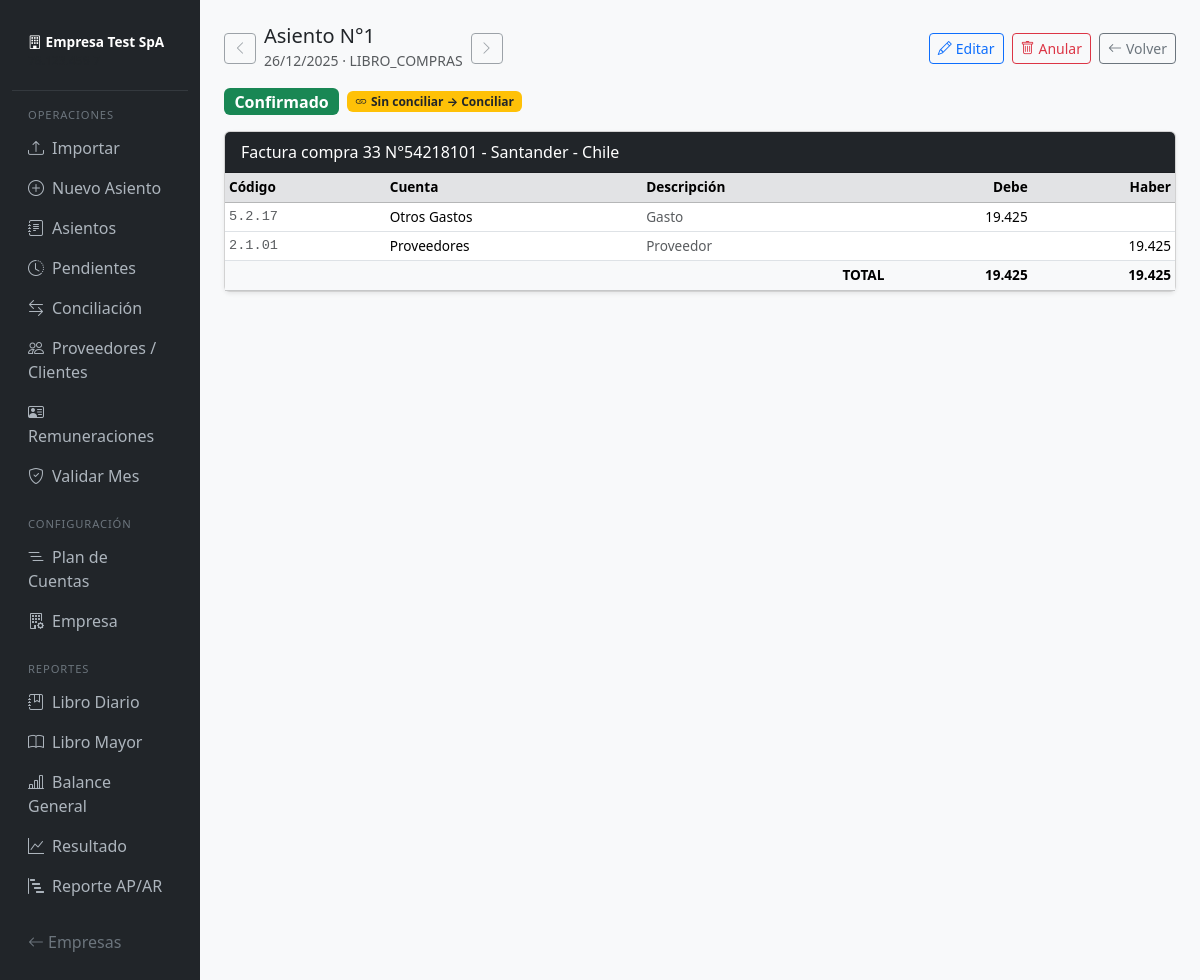
Page /empresa/1/asientos/1 on the committed database.
### models.py (models this page shows, shortened)
class Empresa(db.Model):
    __tablename__ = 'empresas'
    id = db.Column(db.Integer, primary_key=True)
    rut = db.Column(db.String(12), unique=True, nullable=False)
    razon_social = db.Column(db.String(200), nullable=False)
    nombre_fantasia = db.Column(db.String(200))
    giro = db.Column(db.String(300))
    activa = db.Column(db.Boolean, default=True)
    clave_sii = db.Column(db.String(200))   # clave portal SII (opcional)
    cuentas = db.relationship('Cuenta', backref='empresa', lazy='dynamic')
    asientos = db.relationship('Asiento', backref='empresa', lazy='dynamic')
    documentos_sii = db.relationship('DocumentoSII', backref='empresa', lazy='dynamic')
    movimientos_banco = db.relationship('MovimientoBanco', backref='empresa', lazy='dynamic')
    reglas = db.relationship('ReglaClasificacion', backref='empresa', lazy='dynamic')

class Asiento(db.Model):
    __tablename__ = 'asientos'
    id = db.Column(db.Integer, primary_key=True)
    empresa_id = db.Column(db.Integer, db.ForeignKey('empresas.id'), nullable=False)
    fecha = db.Column(db.Date, nullable=False)
    numero = db.Column(db.Integer)
    descripcion = db.Column(db.String(500))
    origen = db.Column(db.String(20), default='MANUAL')
    estado = db.Column(db.String(15), default='BORRADOR')
    creado_en = db.Column(db.DateTime, default=datetime.now)
    lineas = db.relationship('LineaAsiento', backref='asiento', lazy='select',
                             cascade='all, delete-orphan',
                             order_by='LineaAsiento.orden')
    @property
    def total_debe(self):
        return sum(l.debe for l in self.lineas)
    @property
    def total_haber(self):
        return sum(l.haber for l in self.lineas)
    @property
    def cuadrado(self):
        return abs(self.total_debe - self.total_haber) < 1.0

class LineaAsiento(db.Model):
    __tablename__ = 'lineas_asiento'
    id = db.Column(db.Integer, primary_key=True)
    asiento_id = db.Column(db.Integer, db.ForeignKey('asientos.id'), nullable=False)
    cuenta_id = db.Column(db.Integer, db.ForeignKey('cuentas.id'), nullable=False)
    debe = db.Column(db.Float, default=0.0)
    haber = db.Column(db.Float, default=0.0)
    descripcion = db.Column(db.String(300))
    orden = db.Column(db.Integer, default=0)

class Cuenta(db.Model):
    __tablename__ = 'cuentas'
    id = db.Column(db.Integer, primary_key=True)
    empresa_id = db.Column(db.Integer, db.ForeignKey('empresas.id'), nullable=False)
    codigo = db.Column(db.String(20), nullable=False)
    nombre = db.Column(db.String(200), nullable=False)
    tipo = db.Column(db.String(20), nullable=False)       # ACTIVO, PASIVO, PATRIMONIO, INGRESO, GASTO
    naturaleza = db.Column(db.String(10), nullable=False)  # DEUDORA, ACREEDORA
    nivel = db.Column(db.Integer, default=1)
    cuenta_padre_id = db.Column(db.Integer, db.ForeignKey('cuentas.id'), nullable=True)
    activa = db.Column(db.Boolean, default=True)
    es_titulo = db.Column(db.Boolean, default=False)
    hijos = db.relationship('Cuenta', backref=db.backref('padre', remote_side=[id]))
    lineas = db.relationship('LineaAsiento', backref='cuenta', lazy='dynamic')

### routes/asientos.py (the view)
@bp.route('/empresa/<int:eid>/asientos/<int:aid>')
def detalle(eid, aid):
    empresa = Empresa.query.get_or_404(eid)
    asiento = Asiento.query.get_or_404(aid)
    prev_a = (Asiento.query.filter_by(empresa_id=eid)
              .filter(Asiento.numero < asiento.numero)
              .order_by(Asiento.numero.desc()).first())
    next_a = (Asiento.query.filter_by(empresa_id=eid)
              .filter(Asiento.numero > asiento.numero)
              .order_by(Asiento.numero.asc()).first())
    conc = None
    if asiento.origen in ORIGENES_CONC:
        doc = DocumentoSII.query.filter_by(asiento_id=aid).first()
        if doc and doc.conciliacion_id:
            conc = Conciliacion.query.get(doc.conciliacion_id)
        if not conc:
            mov = MovimientoBanco.query.filter_by(asiento_id=aid).first()
            if mov and mov.conciliacion_id:
                conc = Conciliacion.query.get(mov.conciliacion_id)
    conc_mes = asiento.fecha.strftime('%Y-%m') if asiento.fecha else None
    return render_template('asientos/detalle.html', empresa=empresa, asiento=asiento,
                           prev_id=prev_a.id if prev_a else None,
                           next_id=next_a.id if next_a else None,
                           conc=conc, conc_mes=conc_mes,
                           origenes_conc=ORIGENES_CONC,
                           origenes_sii=ORIGENES_SII,
                           tipos_conc_label=TIPOS_CONC_LABEL)

### templates/asientos/detalle.html (shortened to what this page needs)
{% extends 'base.html' %}
{% block content %}
<div class="d-flex justify-content-between align-items-center mb-3">
  <div class="d-flex align-items-center gap-2">
    {% if prev_id %}
    <a href="{{ url_for('asientos.detalle', eid=empresa.id, aid=prev_id) }}"
       class="btn btn-outline-secondary btn-sm" title="Asiento anterior">
      <i class="bi bi-chevron-left"></i>
    </a>
    {% else %}
    <button class="btn btn-outline-secondary btn-sm" disabled><i class="bi bi-chevron-left"></i></button>
    {% endif %}
    <div>
      <h5 class="mb-0">Asiento N°{{ asiento.numero }}</h5>
      <small class="text-muted">{{ asiento.fecha|fecha_cl }} · {{ asiento.origen }}</small>
    </div>
    {% if next_id %}
    <a href="{{ url_for('asientos.detalle', eid=empresa.id, aid=next_id) }}"
       class="btn btn-outline-secondary btn-sm" title="Siguiente asiento">
      <i class="bi bi-chevron-right"></i>
    </a>
    {% else %}
    <button class="btn btn-outline-secondary btn-sm" disabled><i class="bi bi-chevron-right"></i></button>
    {% endif %}
  </div>
  <div class="d-flex gap-2 flex-wrap">
    {% if asiento.estado == 'BORRADOR' %}
      <a href="{{ url_for('asientos.editar', eid=empresa.id, aid=asiento.id) }}"
         class="btn btn-outline-primary btn-sm"
         title="Editar líneas y fecha de este asiento">
        <i class="bi bi-pencil me-1"></i>Editar
      </a>
      <form method="post" action="{{ url_for('asientos.confirmar', eid=empresa.id, aid=asiento.id) }}">
        <button class="btn btn-success btn-sm"
                title="Confirmar asiento — quedará bloqueado para edición"
                onclick="return confirm('¿Confirmar asiento? No podrá editarse.')">
          <i class="bi bi-check2-circle me-1"></i>Confirmar
        </button>
      </form>
      <form method="post" action="{{ url_for('asientos.eliminar', eid=empresa.id, aid=asiento.id) }}">
        <button class="btn btn-outline-danger btn-sm"
                title="Eliminar definitivamente este asiento (solo borradores)"
                onclick="return confirm('¿Eliminar asiento N°{{ asiento.numero }}? Esta acción no se puede deshacer.')">
          <i class="bi bi-trash me-1"></i>Eliminar
        </button>
      </form>
    {% elif asiento.estado == 'CONFIRMADO' %}
      <a href="{{ url_for('asientos.editar', eid=empresa.id, aid=asiento.id) }}"
         class="btn btn-outline-primary btn-sm"
         title="Editar asiento — lo revertirá a borrador para corrección">
        <i class="bi bi-pencil me-1"></i>Editar
      </a>
      <form method="post" action="{{ url_for('asientos.anular', eid=empresa.id, aid=asiento.id) }}">
        <button class="btn btn-outline-danger btn-sm"
                title="Anular asiento confirmado — quedará registrado como anulado"
                onclick="return confirm('¿Anular asiento confirmado? Quedará registrado como anulado.')">
          <i class="bi bi-trash me-1"></i>Anular
        </button>
      </form>
    {% endif %}
    <a href="{{ url_for('asientos.lista', eid=empresa.id) }}" class="btn btn-outline-secondary btn-sm"
       title="Volver a la lista de asientos">
      <i class="bi bi-arrow-left me-1"></i>Volver
    </a>
  </div>
</div>
<div class="mb-3 d-flex align-items-center gap-2 flex-wrap">
  {% if asiento.estado == 'BORRADOR' %}
    <span class="badge badge-borrador fs-6">Borrador</span>
  {% elif asiento.estado == 'CONFIRMADO' %}
    <span class="badge badge-confirmado fs-6">Confirmado</span>
  {% else %}
    <span class="badge badge-anulado fs-6">Anulado</span>
  {% endif %}
  {% if asiento.origen in origenes_conc %}
    {% if conc %}
      {% set label = tipos_conc_label.get(conc.tipo, conc.tipo or 'Conciliado') %}
      <a href="{{ url_for('conciliacion.index', eid=empresa.id, mes=conc_mes) }}"
         class="badge bg-success text-decoration-none"
         title="{{ conc.descripcion or '' }}">
        <i class="bi bi-link-45deg me-1"></i>{{ label }}
      </a>
    {% elif asiento.estado == 'CONFIRMADO' %}
      {% if asiento.origen in origenes_sii %}
        <a href="{{ url_for('conciliacion.index', eid=empresa.id, mes=conc_mes) }}"
           class="badge bg-warning text-dark text-decoration-none"
           title="Este asiento no tiene conciliación bancaria">
          <i class="bi bi-link me-1"></i>Sin conciliar → Conciliar
        </a>
      {% endif %}
    {% endif %}
  {% endif %}
</div>
<div class="card shadow-sm mb-3">
  <div class="card-header bg-dark text-white">
    {{ asiento.descripcion or '(sin descripción)' }}
  </div>
  <div class="card-body p-0">
    <table class="table table-sm mb-0">
      <thead class="table-secondary">
        <tr>
          <th>Código</th><th>Cuenta</th><th>Descripción</th>
          <th class="text-end">Debe</th><th class="text-end">Haber</th>
        </tr>
      </thead>
      <tbody>
        {% for l in asiento.lineas %}
        <tr>
          <td class="text-muted small font-monospace">{{ l.cuenta.codigo }}</td>
          <td>{{ l.cuenta.nombre }}</td>
          <td class="text-muted small">{{ l.descripcion or '' }}</td>
          <td class="text-end">{% if l.debe %}{{ l.debe|clp }}{% endif %}</td>
          <td class="text-end">{% if l.haber %}{{ l.haber|clp }}{% endif %}</td>
        </tr>
        {% endfor %}
      </tbody>
      <tfoot class="fw-bold table-light">
        <tr>
          <td colspan="3" class="text-end">TOTAL</td>
          <td class="text-end">{{ asiento.total_debe|clp }}</td>
          <td class="text-end">{{ asiento.total_haber|clp }}</td>
        </tr>
      </tfoot>
    </table>
  </div>
</div>
{% endblock %}

### templates/base.html (shortened to what this page needs)
<!DOCTYPE html>
<html lang="es">
<head>
  <link href="https://cdn.jsdelivr.net/npm/bootstrap@5.3.3/dist/css/bootstrap.min.css" rel="stylesheet">
  <link href="https://cdn.jsdelivr.net/npm/bootstrap-icons@1.11.3/font/bootstrap-icons.min.css" rel="stylesheet">
  <link href="https://cdn.jsdelivr.net/npm/tom-select@2.3.1/dist/css/tom-select.bootstrap5.min.css" rel="stylesheet">
</head>
<body>
<div class="container-fluid">
  <div class="row">
    {% if empresa is defined and empresa %}
    <nav class="col-md-2 sidebar d-flex flex-column py-3">
      <div class="empresa-nombre">
        <i class="bi bi-building me-1"></i>{{ empresa.nombre_fantasia or empresa.razon_social }}
        <div class="text-muted" style="font-size:.75rem;font-weight:400">{{ empresa.rut }}</div>
      </div>
      <hr class="text-secondary my-1">
      <div class="nav-section">Operaciones</div>
      <ul class="nav flex-column">
        <li><a class="nav-link {% if 'importar' in request.endpoint %}active{% endif %}"
               href="{{ url_for('importar.index', eid=empresa.id) }}">
          <i class="bi bi-upload me-2"></i>Importar</a></li>
        <li><a class="nav-link {% if request.endpoint=='asientos.nuevo' %}active{% endif %}"
               href="{{ url_for('asientos.nuevo', eid=empresa.id) }}">
          <i class="bi bi-plus-circle me-2"></i>Nuevo Asiento</a></li>
        <li><a class="nav-link {% if request.endpoint=='asientos.lista' %}active{% endif %}"
               href="{{ url_for('asientos.lista', eid=empresa.id) }}">
          <i class="bi bi-journal-text me-2"></i>Asientos</a></li>
        <li><a class="nav-link {% if 'pendientes' in request.endpoint %}active{% endif %}"
               href="{{ url_for('pendientes.index', eid=empresa.id) }}">
          <i class="bi bi-clock-history me-2"></i>Pendientes
        </a></li>
        <li><a class="nav-link {% if 'conciliacion' in request.endpoint %}active{% endif %}"
               href="{{ url_for('conciliacion.index', eid=empresa.id) }}">
          <i class="bi bi-arrow-left-right me-2"></i>Conciliación</a></li>
        <li><a class="nav-link {% if 'contrapartes' in request.endpoint %}active{% endif %}"
               href="{{ url_for('contrapartes.index', eid=empresa.id) }}">
          <i class="bi bi-people me-2"></i>Proveedores / Clientes</a></li>
        <li><a class="nav-link {% if 'remuneraciones' in request.endpoint %}active{% endif %}"
               href="{{ url_for('remuneraciones.index', eid=empresa.id) }}">
          <i class="bi bi-person-vcard me-2"></i>Remuneraciones</a></li>
        <li><a class="nav-link {% if 'validacion' in request.endpoint %}active{% endif %}"
               href="{{ url_for('validacion.index', eid=empresa.id) }}">
          <i class="bi bi-shield-check me-2"></i>Validar Mes</a></li>
      </ul>
      <div class="nav-section mt-2">Configuración</div>
      <ul class="nav flex-column">
        <li><a class="nav-link {% if 'cuentas' in request.endpoint %}active{% endif %}"
               href="{{ url_for('cuentas.lista', eid=empresa.id) }}">
          <i class="bi bi-list-nested me-2"></i>Plan de Cuentas</a></li>
        <li><a class="nav-link {% if request.endpoint in ('empresas.editar',) %}active{% endif %}"
               href="{{ url_for('empresas.editar', eid=empresa.id) }}">
          <i class="bi bi-building-gear me-2"></i>Empresa</a></li>
      </ul>
      <div class="nav-section mt-2">Reportes</div>
      <ul class="nav flex-column">
        <li><a class="nav-link {% if request.endpoint in ('reportes.diario','reportes.diario_imprimir') %}active{% endif %}"
               href="{{ url_for('reportes.diario', eid=empresa.id) }}">
          <i class="bi bi-journal-bookmark me-2"></i>Libro Diario</a></li>
        <li><a class="nav-link {% if request.endpoint in ('reportes.mayor','reportes.mayor_imprimir') %}active{% endif %}"
               href="{{ url_for('reportes.mayor', eid=empresa.id) }}">
          <i class="bi bi-book me-2"></i>Libro Mayor</a></li>
        <li><a class="nav-link {% if request.endpoint in ('reportes.balance','reportes.balance_imprimir') %}active{% endif %}"
               href="{{ url_for('reportes.balance', eid=empresa.id) }}">
          <i class="bi bi-bar-chart-line me-2"></i>Balance General</a></li>
        <li><a class="nav-link {% if request.endpoint=='reportes.resultado' %}active{% endif %}"
               href="{{ url_for('reportes.resultado', eid=empresa.id) }}">
          <i class="bi bi-graph-up me-2"></i>Resultado</a></li>
        <li><a class="nav-link {% if request.endpoint=='reportes.ap_ar' %}active{% endif %}"
               href="{{ url_for('reportes.ap_ar', eid=empresa.id) }}">
          <i class="bi bi-bar-chart-steps me-2"></i>Reporte AP/AR</a></li>
      </ul>
      <div class="mt-auto pt-3 pb-2">
        <a class="nav-link text-secondary" href="{{ url_for('main.index') }}">
          <i class="bi bi-arrow-left me-1"></i>Empresas
        </a>
      </div>
    </nav>
    <main class="col-md-10 main-content">
    {% else %}
    <main class="col-12 main-content">
    {% endif %}
      {% block content %}{% endblock %}
    </main>
  </div>
</div>
</body>
</html>

### templates/base.html (style rules this page uses)
body { background: #f8f9fa; }
.sidebar { min-height: 100vh; background: #212529; }
.sidebar .nav-link { color: #adb5bd; padding: .5rem 1rem; }
.sidebar .nav-section { color: #6c757d; font-size: .7rem; text-transform: uppercase; letter-spacing: .08em; padding: .75rem 1rem .25rem; }
.sidebar .empresa-nombre { font-size: .85rem; font-weight: 600; color: #fff; padding: 1rem; }
.main-content { padding: 1.5rem; }
.badge-confirmado { background: #198754; }
.table-sm td, .table-sm th { font-size: .85rem; }

### rows in the picture
Empresa: nombre_fantasia+razon_social "Empresa Test SpA"
Asiento: numero "1", fecha|fecha_cl "26/12/2025", origen "LIBRO_COMPRAS", descripcion "Factura compra 33 N°54218101 - Santander - Chile"
LineaAsiento: cuenta.codigo "5.2.17", cuenta.nombre "Otros Gastos", descripcion "Gasto", debe|clp "19.425", total_debe|clp "19.425", total_haber|clp "19.425"
LineaAsiento: cuenta.codigo "2.1.01", cuenta.nombre "Proveedores", descripcion "Proveedor", haber|clp "19.425"
